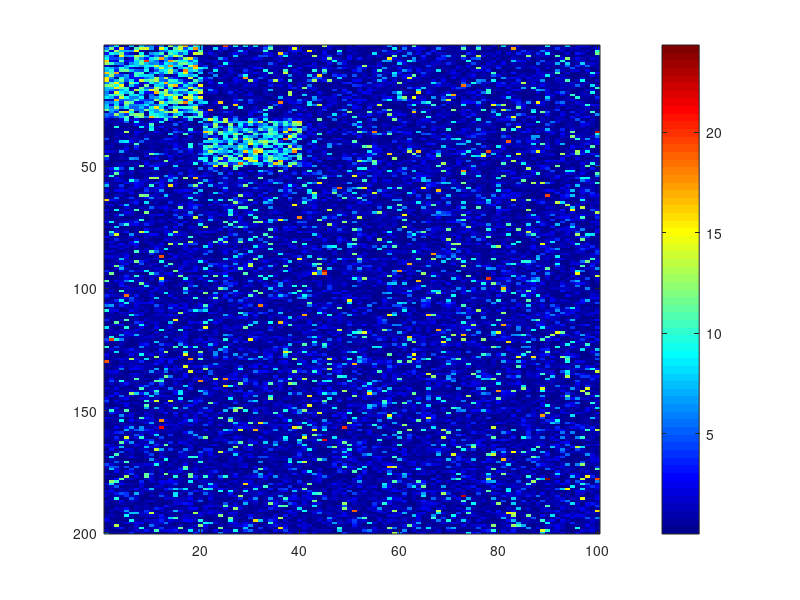
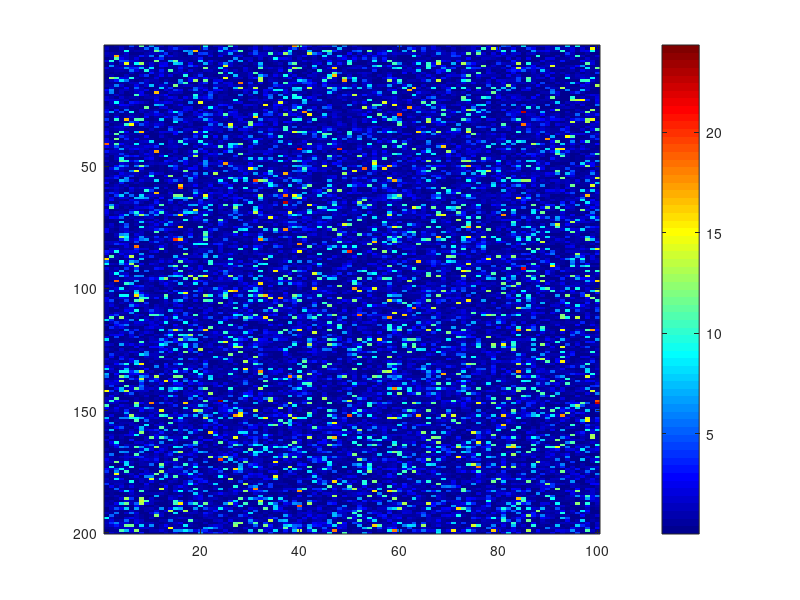

These charts were generated, in order, by the following MATLAB code: (Note: this script raises an error after producing the figures.)
%% This demo evaluates the performance of Algorithm 1 in a bipartite graph with two IGDBs
%% Generate a bipartite graph with two IGDBs
k=60;   % case+control
q1=0.8;q2=0.1;
mu0=0;mu1=1;sigma=1;
delta=(mu1-mu0)/sigma*sqrt(k/4);
N = 200; M = 100; n1 = 30; m1 = 20;  n2 = 20; m2=20;


G = zeros(N,M);
G(1:n1,1:m1) = ones(n1,m1);
G((n1+1):(n1+n2),(m1+1):(m1+m2)) = ones(n2,m2);
true_edge = G(:);
false_edge = 1-true_edge;

W_vec=trnd(k-2,N*M,1);
idx_true_edge = find(true_edge);
idx_false_edge = find(false_edge);
sample_idx_true = datasample(idx_true_edge,floor(q1*sum(true_edge)),'Replace',false);
sample_idx_false = datasample(idx_false_edge,ceil(q2*sum(false_edge)),'Replace',false);

W_vec(sample_idx_true) = nctrnd(k-2,delta,size(sample_idx_true));
W_vec(sample_idx_false) = nctrnd(k-2,delta,size(sample_idx_false));
W_n = reshape(W_vec,N,M);

p=2*tcdf(-abs(W_n),k-2);
logP=-log(p);
W_org=logP;

figure;imagesc(W_org);colormap jet;colorbar;

%% Permute nodes
perm_matrix = reshape((1:N*M),N,M);
row_perm_idx = randperm(N);
col_perm_idx = randperm(M);
perm_matrix = perm_matrix(row_perm_idx,col_perm_idx);
perm_vec = perm_matrix(:);
[result ID]=sort(perm_vec);
W_vec = W_org(:);
W1_vec = W_vec(perm_vec);
W1 = reshape(W1_vec,N,M);
figure;imagesc(W1);colormap jet;colorbar;

%% Detect the first IGDB 
% *Detect the IGDB*
c_vec0 = 0.1:0.1:5;
r=-log(0.05);
lambda_vec0 = 1:0.05:2;
[s_rev,t_rev, c_rev, lambda_rev]=greedy_lik(W1,c_vec0,lambda_vec0,r,20);
s_in = setdiff(1:N,s_rev);
t_in = setdiff(1:M,t_rev);
figure;imagesc(W1(s_in,t_in));colormap jet;colorbar;
figure;imagesc(W1([s_in sort(s_rev)],[t_in sort(t_rev)]));colormap jet;colorbar;
%%
% *Remove the detected subgraph and refill with mean*
W_vec = W1(:);
p = sum(W_vec>r)/size(W_vec,1);
W_vec = W_vec(W_vec>r);
mean_W = mean(W_vec);

a = binornd(1,p*ones(1,size(s_in,2)*size(t_in,2)));
input_vec = mean_W*a;
input_clu = reshape(input_vec,[size(s_in,2) size(t_in,2)]);
W2 = W1;
W2(s_in,t_in) = input_clu;

figure;imagesc(W2([s_in sort(s_rev)],[t_in sort(t_rev)]));colormap jet;colorbar;
%figure;imagesc(W2);colormap jet;colorbar;

%% Detect the second IGDB 
[s_rev2,t_rev2, c_rev2, lambda_rev2]=greedy_lik(W2,c_vec0,lambda_vec0,r,20);
s_in2 = setdiff(1:N,s_rev2);
t_in2 = setdiff(1:M,t_rev2);
figure;imagesc(W2(s_in2,t_in2));colormap jet;colorbar;
figure;imagesc(W2([s_in2 sort(s_rev2)],[t_in2 sort(t_rev2)]));colormap jet;colorbar;

%% Display full detected structure
s_left = setdiff(1:N,[s_in s_in2]);
t_left = setdiff(1:M,[t_in t_in2]);
figure;imagesc(W1([s_in s_in2 sort(s_left)],[t_in t_in2 sort(t_left)]));colormap jet;colorbar;


